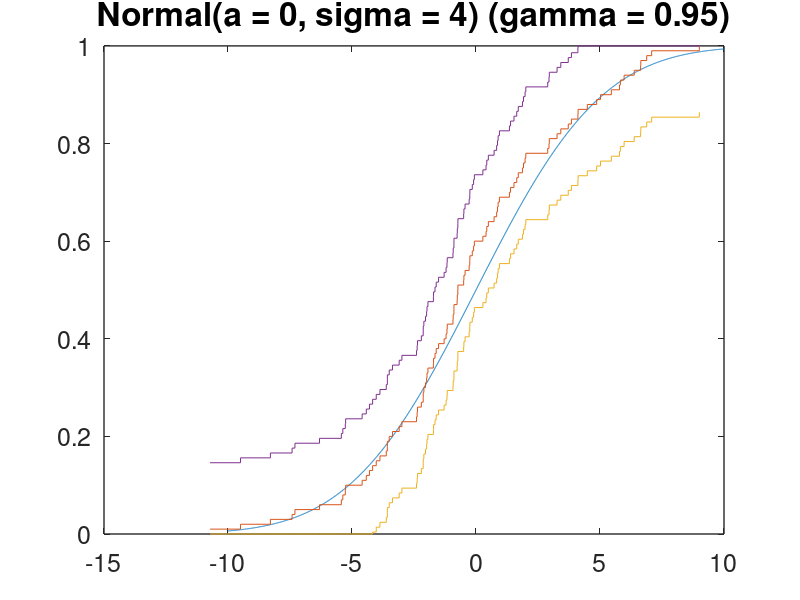
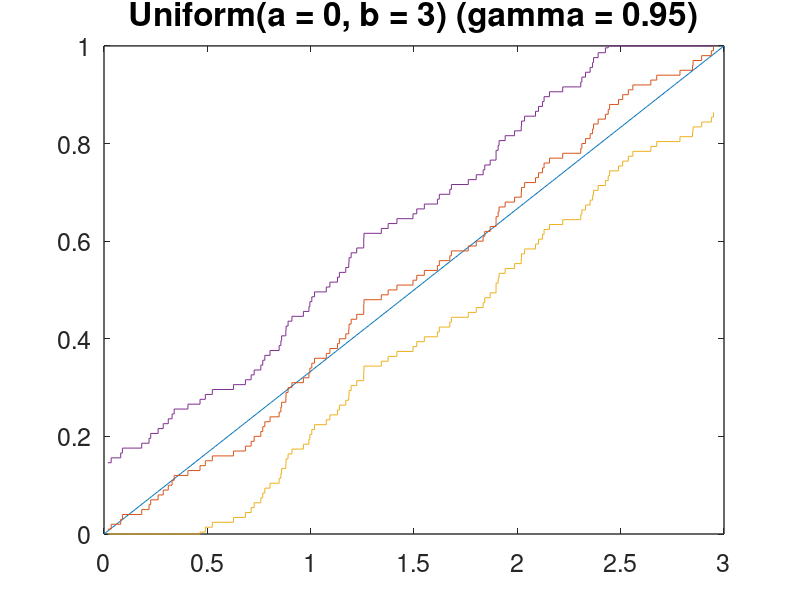

Source code (MATLAB) for these figures, in order:
clc;
clear;
pkg load statistics;


a = 0;
sigma = 4;
n = 100;
gamma = 0.95;
u_gamma = 1.36;

x_p = [-10 : 1/n : 10];
y_p = normcdf(x_p, a, sigma);

x = sort(normrnd(a, sigma, n, 1));
y = [1/n: 1/n : 1];
[x_ps, y_ps] = stairs(x, y);

lower = max(0, y_ps - u_gamma / sqrt(n));
upper = min(1, y_ps + u_gamma / sqrt(n));

figure(1);
plot(x_p, y_p, x_ps, y_ps, x_ps, lower, x_ps, upper);
set(gca, "linewidth", 1, "fontsize", 18);
title("Normal(a = 0, sigma = 4) (gamma = 0.95)", "fontsize", 24);


a = 0;
b = 3;

x_p = [a : 1/n : b];
y_p = unifcdf(x_p, a, b);

x = sort(unifrnd(a, b, n, 1));
y = [1/n: 1/n : 1];
[x_ps, y_ps] = stairs(x, y);

lower = max(0, y_ps - u_gamma / sqrt(n));
upper = min(1, y_ps + u_gamma / sqrt(n));

figure(2);
plot(x_p, y_p, x_ps, y_ps, x_ps, lower, x_ps, upper);
set(gca, "linewidth", 1, "fontsize", 18);
title("Uniform(a = 0, b = 3) (gamma = 0.95)", "fontsize", 24);
